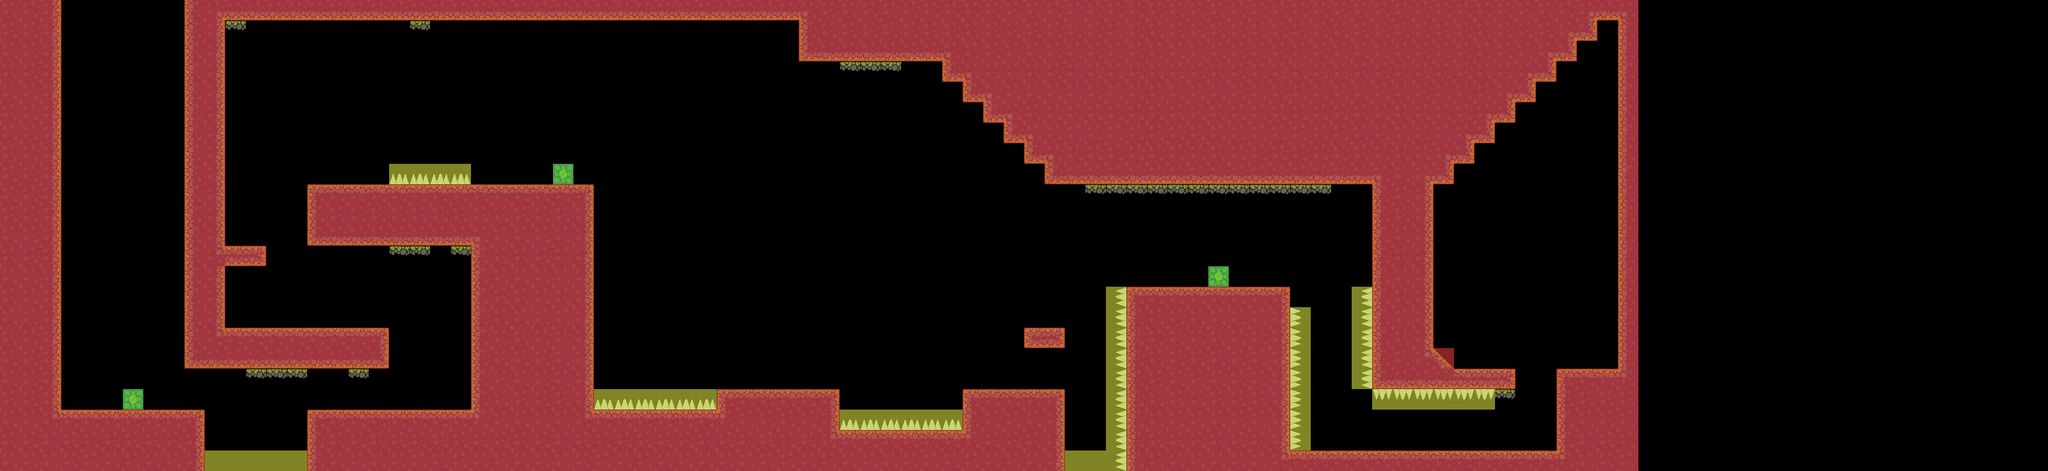

Tiled map render using the project's own tile images. Description and the map definition, with tile-layer contents summarised, below:
An orthogonal 100x23 tile map with 32x32 px tiles, 3 tile layers (Map, Triggers, Collisions), 4 tilesets.

<map version="1.10" tiledversion="1.11.2" orientation="orthogonal" renderorder="right-down" width="100" height="23" tilewidth="32" tileheight="32" infinite="0" nextlayerid="5" nextobjectid="1">
 <tileset firstgid="1" name="SwampTiles" tilewidth="32" tileheight="32" tilecount="60" columns="10">
  <image source="Tileset.png" width="320" height="192" />
 </tileset>
 <tileset firstgid="61" name="Pinxos" tilewidth="32" tileheight="32" tilecount="4" columns="4">
  <image source="../Player/pinxos4-imageonline.co-merged.png" width="128" height="32" />
 </tileset>
 <tileset firstgid="65" name="MapMetadata" tilewidth="32" tileheight="32" tilecount="4" columns="4">
  <image source="MapMetadata.png" width="128" height="32" />
 </tileset>
 <tileset firstgid="69" name="Pablo" tilewidth="32" tileheight="32" tilecount="18" columns="18">
  <image source="../Player/PabloAnimations.png" width="576" height="32" />
  <tile id="0">
   <animation>
    <frame tileid="0" duration="150" />
    <frame tileid="1" duration="150" />
    <frame tileid="2" duration="150" />
    <frame tileid="3" duration="150" />
   </animation>
  </tile>
  <tile id="4">
   <animation>
    <frame tileid="4" duration="50" />
    <frame tileid="5" duration="50" />
    <frame tileid="6" duration="50" />
    <frame tileid="7" duration="50" />
    <frame tileid="8" duration="50" />
   </animation>
  </tile>
  <tile id="9">
   <animation>
    <frame tileid="9" duration="50" />
    <frame tileid="10" duration="50" />
    <frame tileid="11" duration="50" />
    <frame tileid="12" duration="50" />
    <frame tileid="13" duration="50" />
    <frame tileid="14" duration="50" />
    <frame tileid="15" duration="50" />
    <frame tileid="16" duration="50" />
    <frame tileid="17" duration="50" />
   </animation>
  </tile>
 </tileset>
 <layer id="1" name="Map" width="100" height="23">
  <properties>
   <property name="Draw" type="bool" value="true" />
  </properties>
  <data>[2300 cells, 873 non-empty, 28 distinct tile ids]</data>
 </layer>
 <layer id="4" name="Triggers" width="100" height="23">
  <properties>
   <property name="Draw" type="bool" value="true" />
  </properties>
  <data>[2300 cells, 3 non-empty, 1 distinct tile ids]</data>
 </layer>
 <layer id="2" name="Collisions" width="100" height="23">
  <properties>
   <property name="Draw" type="bool" value="false" />
  </properties>
  <data>[2300 cells, 858 non-empty, 3 distinct tile ids]</data>
 </layer>
</map>
